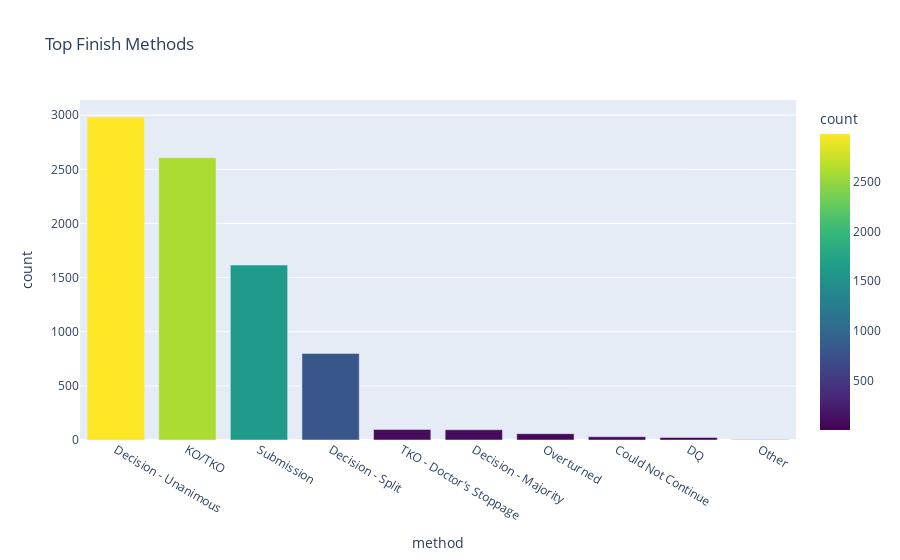

Notebook source saved alongside this figure:
### Code cell
# Query 1: Most Common Finishes (Plotly)
query1 = """
SELECT method, 
       COUNT(*) AS count
FROM fights
GROUP BY method
ORDER BY count DESC
LIMIT 20;
"""
df1 = pd.read_sql(query1, conn)

fig1 = px.bar(
    df1, x = 'method', y = 'count',
    title='Top Finish Methods',
    color = 'count',
    color_continuous_scale = px.colors.sequential.Viridis
)

### Figure 1 — Plotly figure (JSON) as saved in the notebook; plotly's stock layout.template omitted (floating-point values rounded to 4 significant figures)
{"data": [{"hovertemplate": "method=%{x}<br>count=%{marker.color}<extra></extra>", "legendgroup": "", "marker": {"color": [2983, 2607, 1616, 800, 98, 95, 58, 30, 23, 2], "coloraxis": "coloraxis", "pattern": {"shape": ""}}, "name": "", "orientation": "v", "showlegend": false, "textposition": "auto", "type": "bar", "x": ["Decision - Unanimous", "KO/TKO", "Submission", "Decision - Split", "TKO - Doctor's Stoppage", "Decision - Majority", "Overturned", "Could Not Continue", "DQ", "Other"], "xaxis": "x", "y": [2983, 2607, 1616, 800, 98, 95, 58, 30, 23, 2], "yaxis": "y"}], "layout": {"barmode": "relative", "coloraxis": {"colorbar": {"title": {"text": "count"}}, "colorscale": [[0, "#440154"], [0.1111, "#482878"], [0.2222, "#3e4989"], [0.3333, "#31688e"], [0.4444, "#26828e"], [0.5556, "#1f9e89"], [0.6667, "#35b779"], [0.7778, "#6ece58"], [0.8889, "#b5de2b"], [1, "#fde725"]]}, "legend": {"tracegroupgap": 0}, "title": {"text": "Top Finish Methods"}, "xaxis": {"anchor": "y", "domain": [0, 1], "title": {"text": "method"}}, "yaxis": {"anchor": "x", "domain": [0, 1], "title": {"text": "count"}}}}
